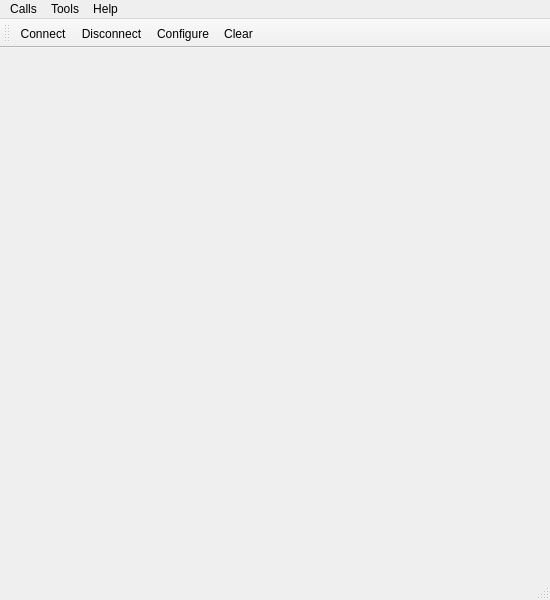
<?xml version="1.0" encoding="UTF-8"?>
<ui version="4.0">
 <class>MainWindow</class>
 <widget class="QMainWindow" name="MainWindow">
  <property name="geometry">
   <rect>
    <x>0</x>
    <y>0</y>
    <width>550</width>
    <height>600</height>
   </rect>
  </property>
  <property name="windowTitle">
   <string>Simple Terminal</string>
  </property>
  <widget class="QWidget" name="centralWidget">
   <layout class="QVBoxLayout" name="verticalLayout"/>
  </widget>
  <widget class="QMenuBar" name="menuBar">
   <property name="geometry">
    <rect>
     <x>0</x>
     <y>0</y>
     <width>550</width>
     <height>22</height>
    </rect>
   </property>
   <widget class="QMenu" name="menuCalls">
    <property name="title">
     <string>Calls</string>
    </property>
    <addaction name="actionConnect"/>
    <addaction name="actionDisconnect"/>
    <addaction name="separator"/>
    <addaction name="actionQuit"/>
   </widget>
   <widget class="QMenu" name="menuTools">
    <property name="title">
     <string>Tools</string>
    </property>
    <addaction name="actionConfigure"/>
    <addaction name="actionClear"/>
   </widget>
   <widget class="QMenu" name="menuHelp">
    <property name="title">
     <string>Help</string>
    </property>
    <addaction name="actionAbout"/>
    <addaction name="actionAboutQt"/>
   </widget>
   <addaction name="menuCalls"/>
   <addaction name="menuTools"/>
   <addaction name="menuHelp"/>
  </widget>
  <widget class="QToolBar" name="mainToolBar">
   <property name="toolButtonStyle">
    <enum>Qt::ToolButtonTextUnderIcon</enum>
   </property>
   <attribute name="toolBarArea">
    <enum>TopToolBarArea</enum>
   </attribute>
   <attribute name="toolBarBreak">
    <bool>false</bool>
   </attribute>
   <addaction name="actionConnect"/>
   <addaction name="actionDisconnect"/>
   <addaction name="actionConfigure"/>
   <addaction name="actionClear"/>
  </widget>
  <widget class="QStatusBar" name="statusBar"/>
  <action name="actionAbout">
   <property name="text">
    <string>&amp;About</string>
   </property>
   <property name="toolTip">
    <string>About program</string>
   </property>
   <property name="shortcut">
    <string>Alt+A</string>
   </property>
  </action>
  <action name="actionAboutQt">
   <property name="text">
    <string>About Qt</string>
   </property>
  </action>
  <action name="actionConnect">
   <property name="icon">
    <iconset resource="terminal.qrc">
     <normaloff>:/images/connect.png</normaloff>:/images/connect.png</iconset>
   </property>
   <property name="text">
    <string>C&amp;onnect</string>
   </property>
   <property name="toolTip">
    <string>Connect to serial port</string>
   </property>
   <property name="shortcut">
    <string>Ctrl+O</string>
   </property>
  </action>
  <action name="actionDisconnect">
   <property name="icon">
    <iconset resource="terminal.qrc">
     <normaloff>:/images/disconnect.png</normaloff>:/images/disconnect.png</iconset>
   </property>
   <property name="text">
    <string>&amp;Disconnect</string>
   </property>
   <property name="toolTip">
    <string>Disconnect from serial port</string>
   </property>
   <property name="shortcut">
    <string>Ctrl+D</string>
   </property>
  </action>
  <action name="actionConfigure">
   <property name="icon">
    <iconset resource="terminal.qrc">
     <normaloff>:/images/settings.png</normaloff>:/images/settings.png</iconset>
   </property>
   <property name="text">
    <string>&amp;Configure</string>
   </property>
   <property name="toolTip">
    <string>Configure serial port</string>
   </property>
   <property name="shortcut">
    <string>Alt+C</string>
   </property>
  </action>
  <action name="actionClear">
   <property name="icon">
    <iconset resource="terminal.qrc">
     <normaloff>:/images/clear.png</normaloff>:/images/clear.png</iconset>
   </property>
   <property name="text">
    <string>C&amp;lear</string>
   </property>
   <property name="toolTip">
    <string>Clear data</string>
   </property>
   <property name="shortcut">
    <string>Alt+L</string>
   </property>
  </action>
  <action name="actionQuit">
   <property name="icon">
    <iconset resource="terminal.qrc">
     <normaloff>:/images/application-exit.png</normaloff>:/images/application-exit.png</iconset>
   </property>
   <property name="text">
    <string>&amp;Quit</string>
   </property>
   <property name="shortcut">
    <string>Ctrl+Q</string>
   </property>
  </action>
 </widget>
 <layoutdefault spacing="6" margin="11"/>
 <resources>
  <include location="terminal.qrc"/>
 </resources>
 <connections/>
</ui>
